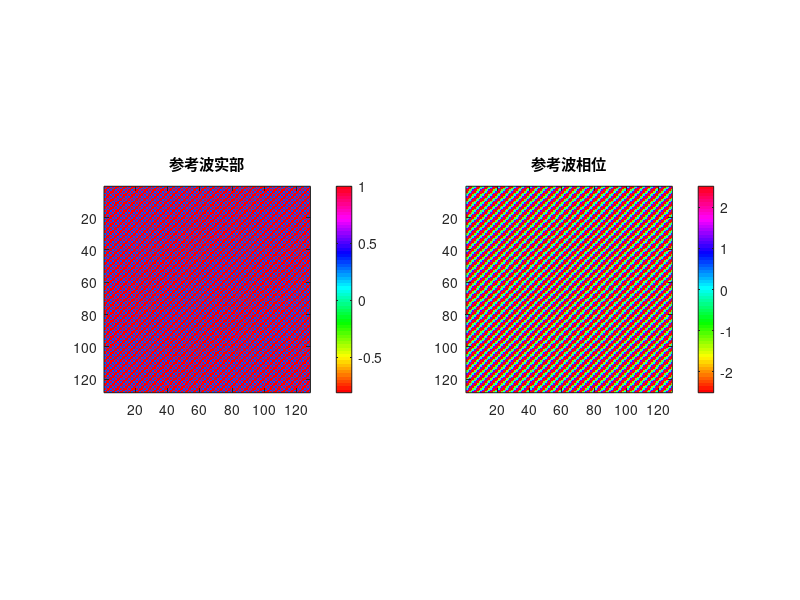
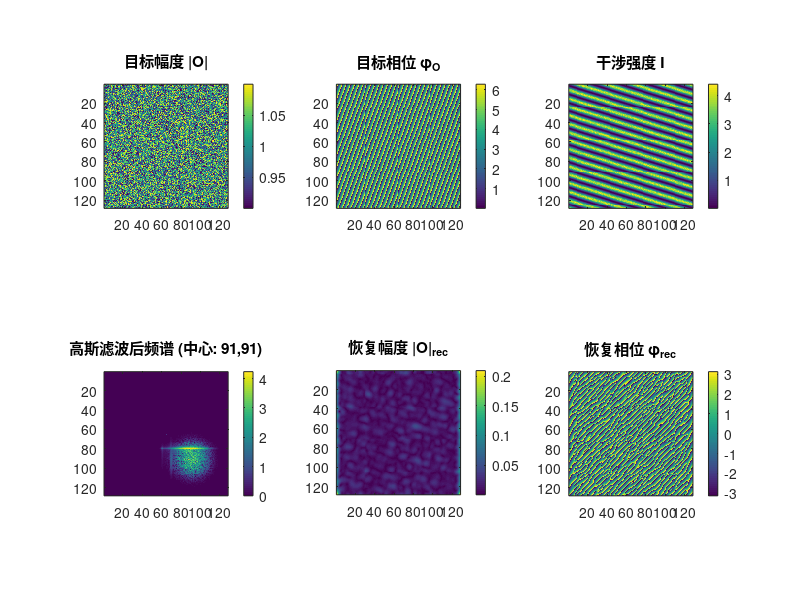

Write the MATLAB code that produced these figures, in order.
%% 数字全息仿真示例
clc; clear; close all;

%% 1. 生成目标信号 (模拟通信信号)，平面波入射模型
rng(1);
% 假设N×N均匀平面阵列，阵元间距d（通常为半波长）
% 入射波方向由方位角θ和俯仰角φ定义

% 参数设置
N = 128;           % 阵列大小
d = 0.5;          % 阵元间距（以波长为单位，d=λ/2）
theta = 30;       % 方位角（度），范围[-90, 90]
phi = 20;         % 俯仰角（度），范围[0, 180]

% 转换为弧度
theta_rad = deg2rad(theta);
phi_rad = deg2rad(phi);

% 生成阵列索引
[x_idx, y_idx] = meshgrid(0:N-1, 0:N-1);

% 计算方向余弦
u = sin(theta_rad) * cos(phi_rad);  % x方向余弦
v = sin(theta_rad) * sin(phi_rad);  % y方向余弦

% 计算相对相位延迟
% 相对于阵列中心(N/2, N/2)的相位
center_x = (N-1)/2;
center_y = (N-1)/2;
phase_relative = 2*pi * d * ((x_idx - center_x) * u + (y_idx - center_y) * v);

% 生成目标信号相位矩阵
O_phase = mod(phase_relative, 2*pi);  % 取模到[0, 2π)
% 或直接使用相位值，不需取模
% O_phase = phase_relative;

% 目标信号幅度 (高斯噪声)
O_amp = ones(N,N) + (2*rand(N)-1)/10;

% 复信号
O = O_amp .* exp(1i*O_phase);

%% 2. 生成参考平面波
lambda = 633e-9;
d = 5e-6;  % 像素尺寸

% 归一化频率（在傅里叶变换中范围[-0.5, 0.5]）
% 这对应平面波的倾斜角
kx_norm = 0.2;  % 归一化频率，无量纲
kx = kx_norm;
ky_norm = 0.2;  % 归一化频率，无量纲
ky = kx_norm;

% 从归一化频率计算实际倾斜角
theta_x_actual = asind(kx_norm * lambda / d);  % 实际角度 [度]
theta_y_actual = asind(ky_norm * lambda / d);
fprintf('实际倾斜角: θ_x=%.2f°, θ_y=%.2f°\n', theta_x_actual, theta_y_actual);

% 像素坐标（无量纲索引）
[X_idx, Y_idx] = meshgrid(0:N-1, 0:N-1);

% 参考波（使用归一化频率）
R = exp(1i * 2*pi * (kx_norm * X_idx + ky_norm * Y_idx));

% 可视化
figure;
subplot(1,2,1);
imagesc(real(R));
title('参考波实部');
axis image; colorbar;

subplot(1,2,2);
imagesc(angle(R));
title('参考波相位');
axis image; colorbar; colormap hsv;

%% 3. 模拟干涉强度测量
I = abs(O + R).^2;

%% 4. 显示干涉条纹
figure;
subplot(2,3,1); imagesc(O_amp); axis image; colorbar; title('目标幅度 |O|');
subplot(2,3,2); imagesc(O_phase); axis image; colorbar; title('目标相位 φ_O');
subplot(2,3,3); imagesc(I); axis image; colorbar; title('干涉强度 I');

%% 5. 傅里叶变换 & 频域滤波 (优化版)
F_I = fftshift(fft2(I));

% --- 1. 定义滤波窗口参数 ---
center = floor(N/2) + 1; % 确保中心坐标是整数
% 假设 kx, ky 是归一化的频率偏移 (范围 -0.5 到 0.5)
% 计算 +1 级频谱的中心坐标
cx_plus = center + round(kx * N);
cy_plus = center + round(ky * N);

% 方法1：生成与频域矩阵相同大小的坐标网格
sigma = 8; % 根据你的频谱扩散程度调整，越大包含信息越多，但噪声也越多
center_y = floor(N/2) + 1;
center_x = floor(N/2) + 1;
[X, Y] = meshgrid(1:N, 1:N);  % 生成N×N的网格
Gauss_filter = exp(-((X - cx_plus).^2 + (Y - cy_plus).^2) / (2*sigma^2));

% 应用滤波
F_filtered = F_I .* Gauss_filter;

% --- 3. 显示滤波后的频谱 (验证是否截取正确) ---
subplot(2,3,4); 
imagesc(log(abs(F_filtered)+1)); 
axis image; colorbar; 
title(['高斯滤波后频谱 (中心: ' num2str(cx_plus) ',' num2str(cy_plus) ')']);


% 5. 可选：移频到中心（消除载频）
offset_y = center_y - cy_plus;
offset_x = center_x - cx_plus;
F_centered = circshift(F_filtered, [offset_y, offset_x]);

%% 6. 逆傅里叶变换提取复信号
O_recon = ifft2(ifftshift(F_centered));

% 除以已知参考波
O_recon = O_recon ./ conj(R);

%% 7. 显示恢复结果
subplot(2,3,5); imagesc(abs(O_recon)); axis image; colorbar; title('恢复幅度 |O|_{rec}');
subplot(2,3,6); imagesc(angle(O_recon)); axis image; colorbar; title('恢复相位 φ_{rec}');
